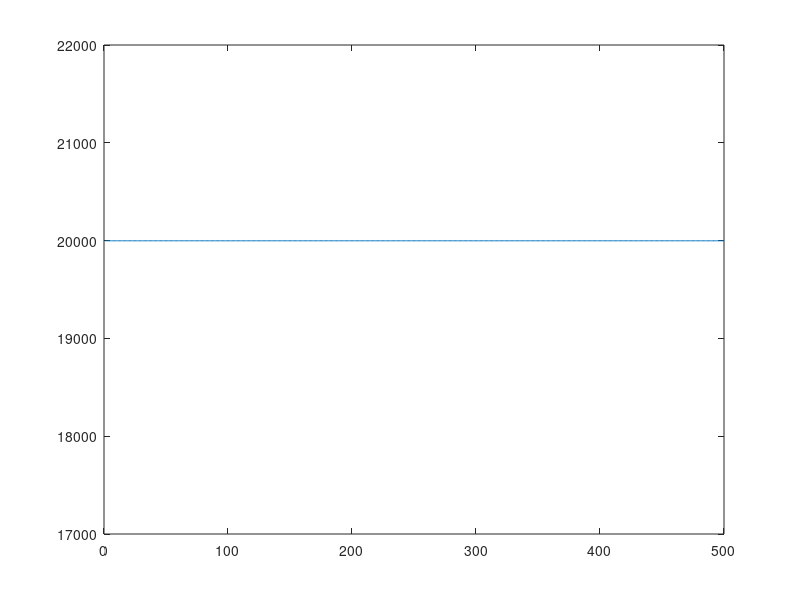

Source code (MATLAB):
function [media] = minmax1()

    numVet = 500;

    cont(numVet) = 0;

    for i=1:numVet
        
        vetor = randi(10000, 1, 10000);
        
        maior = vetor(1);
        menor = maior;
                
        for j=2:length(vetor)
            
            cont(i) = cont(i) + 2;
            
            if(vetor(j) > maior)
                maior = vetor(j);
            end
            
            if(vetor(j) < menor)
                menor = vetor(j);
            end
            
        end
                
    end
    
    plot((1:numVet), cont);
    media = sum(cont)/numVet;

end
